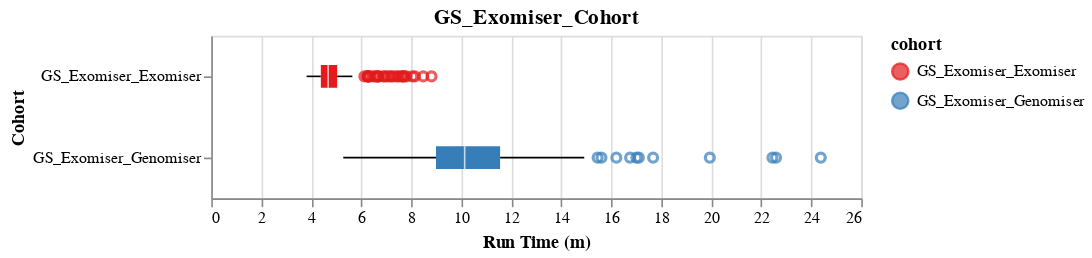

Notebook code for this chart:
### Code cell
run_types = pd.read_csv('supp_fig1_runtimes.tsv', sep='\t')
#run_types = run_types[run_types['cohort']=='GS_Exomiser_Exomiser']
box_plot = alt.Chart(run_types, title='GS_Exomiser_Cohort').mark_boxplot().encode(
        x=alt.X('minutes', title='Run Time (m)'),
        y=alt.Y('cohort', title='Cohort'),
        color=alt.Color('cohort:N', sort=['GS_Exomiser_Exomiser' , 'GS_Exomiser_Genomiser'], scale=alt.Scale(domain=['GS_Exomiser_Exomiser' , 'GS_Exomiser_Genomiser'],scheme='set1')),
    
    ).properties(
        width=400,
        height=100)#.configure_axis(grid=False)

box_plot

### Figure 1 — Vega-Lite specification as saved in the notebook (floating-point values rounded to 4 significant figures; data arrays with more than 128 entries replaced by an {"elided": "..."} marker saying what was removed)
{"config": {"view": {"continuousWidth": 300, "continuousHeight": 300}}, "data": {"name": "data-fbe197e71645d7a70ab52fc979a1ec2f"}, "mark": {"type": "boxplot"}, "encoding": {"color": {"field": "cohort", "scale": {"domain": ["GS_Exomiser_Exomiser", "GS_Exomiser_Genomiser"], "scheme": "set1"}, "sort": ["GS_Exomiser_Exomiser", "GS_Exomiser_Genomiser"], "type": "nominal"}, "x": {"field": "minutes", "title": "Run Time (m)", "type": "quantitative"}, "y": {"field": "cohort", "title": "Cohort", "type": "nominal"}}, "height": 100, "title": "GS_Exomiser_Cohort", "width": 400, "$schema": "https://vega.github.io/schema/vega-lite/v5.17.0.json", "datasets": {"data-fbe197e71645d7a70ab52fc979a1ec2f": {"elided": "462 records"}}}
